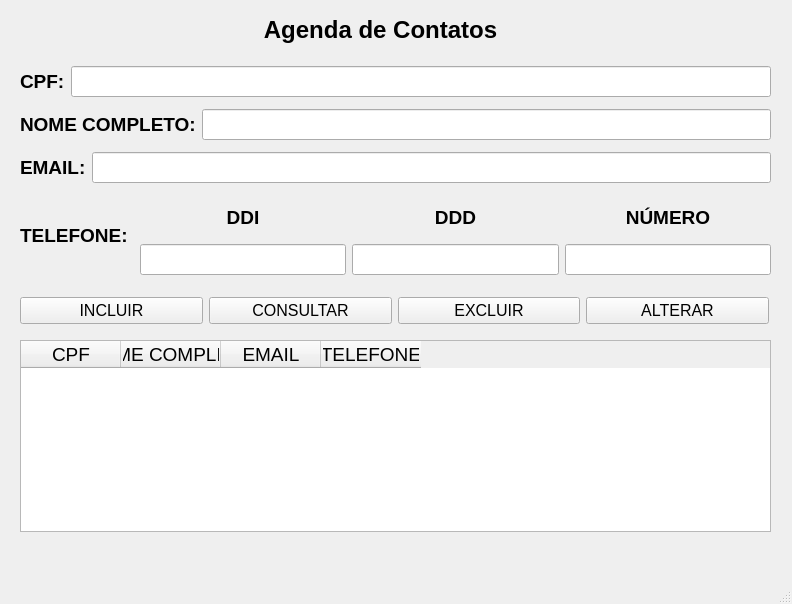
<?xml version="1.0" encoding="UTF-8"?>
<ui version="4.0">
 <class>MainWindow</class>
 <widget class="QMainWindow" name="MainWindow">
  <property name="geometry">
   <rect>
    <x>0</x>
    <y>0</y>
    <width>792</width>
    <height>604</height>
   </rect>
  </property>
  <property name="windowTitle">
   <string>MainWindow</string>
  </property>
  <widget class="QWidget" name="centralwidget">
   <widget class="QLabel" name="label">
    <property name="geometry">
     <rect>
      <x>230</x>
      <y>10</y>
      <width>301</width>
      <height>41</height>
     </rect>
    </property>
    <property name="text">
     <string>&lt;html&gt;&lt;head/&gt;&lt;body&gt;&lt;p align=&quot;center&quot;&gt;&lt;span style=&quot; font-size:18pt; font-weight:700;&quot;&gt;Agenda de Contatos&lt;/span&gt;&lt;/p&gt;&lt;/body&gt;&lt;/html&gt;</string>
    </property>
   </widget>
   <widget class="QTableWidget" name="tableWidgetSaida">
    <property name="geometry">
     <rect>
      <x>20</x>
      <y>340</y>
      <width>751</width>
      <height>192</height>
     </rect>
    </property>
    <column>
     <property name="text">
      <string>CPF</string>
     </property>
     <property name="font">
      <font>
       <pointsize>14</pointsize>
      </font>
     </property>
    </column>
    <column>
     <property name="text">
      <string>NOME COMPLETO</string>
     </property>
     <property name="font">
      <font>
       <pointsize>14</pointsize>
      </font>
     </property>
    </column>
    <column>
     <property name="text">
      <string>EMAIL</string>
     </property>
     <property name="font">
      <font>
       <pointsize>14</pointsize>
      </font>
     </property>
    </column>
    <column>
     <property name="text">
      <string>TELEFONE</string>
     </property>
     <property name="font">
      <font>
       <pointsize>14</pointsize>
      </font>
     </property>
    </column>
   </widget>
   <widget class="QWidget" name="">
    <property name="geometry">
     <rect>
      <x>20</x>
      <y>290</y>
      <width>749</width>
      <height>41</height>
     </rect>
    </property>
    <layout class="QHBoxLayout" name="horizontalLayout_5">
     <item>
      <widget class="QPushButton" name="pushButtonIncluir">
       <property name="font">
        <font>
         <pointsize>12</pointsize>
        </font>
       </property>
       <property name="text">
        <string>INCLUIR</string>
       </property>
      </widget>
     </item>
     <item>
      <widget class="QPushButton" name="pushButtonConsultar">
       <property name="font">
        <font>
         <pointsize>12</pointsize>
        </font>
       </property>
       <property name="text">
        <string>CONSULTAR</string>
       </property>
      </widget>
     </item>
     <item>
      <widget class="QPushButton" name="pushButtonExcluir">
       <property name="font">
        <font>
         <pointsize>12</pointsize>
        </font>
       </property>
       <property name="text">
        <string>EXCLUIR</string>
       </property>
      </widget>
     </item>
     <item>
      <widget class="QPushButton" name="pushButtonAlterar">
       <property name="font">
        <font>
         <pointsize>12</pointsize>
        </font>
       </property>
       <property name="text">
        <string>ALTERAR</string>
       </property>
      </widget>
     </item>
    </layout>
   </widget>
   <widget class="QLabel" name="label_6">
    <property name="geometry">
     <rect>
      <x>20</x>
      <y>210</y>
      <width>161</width>
      <height>51</height>
     </rect>
    </property>
    <property name="text">
     <string>&lt;html&gt;&lt;head/&gt;&lt;body&gt;&lt;p&gt;&lt;span style=&quot; font-size:14pt; font-weight:700;&quot;&gt;TELEFONE:&lt;/span&gt;&lt;/p&gt;&lt;/body&gt;&lt;/html&gt;</string>
    </property>
   </widget>
   <widget class="QWidget" name="">
    <property name="geometry">
     <rect>
      <x>20</x>
      <y>60</y>
      <width>751</width>
      <height>130</height>
     </rect>
    </property>
    <layout class="QVBoxLayout" name="verticalLayout">
     <item>
      <layout class="QHBoxLayout" name="horizontalLayout">
       <item>
        <widget class="QLabel" name="label_2">
         <property name="text">
          <string>&lt;html&gt;&lt;head/&gt;&lt;body&gt;&lt;p&gt;&lt;span style=&quot; font-size:14pt; font-weight:700;&quot;&gt;CPF:&lt;/span&gt;&lt;/p&gt;&lt;/body&gt;&lt;/html&gt;</string>
         </property>
        </widget>
       </item>
       <item>
        <widget class="QLineEdit" name="lineEditCpf">
         <property name="font">
          <font>
           <pointsize>14</pointsize>
          </font>
         </property>
        </widget>
       </item>
      </layout>
     </item>
     <item>
      <layout class="QHBoxLayout" name="horizontalLayout_2">
       <item>
        <widget class="QLabel" name="label_4">
         <property name="text">
          <string>&lt;html&gt;&lt;head/&gt;&lt;body&gt;&lt;p&gt;&lt;span style=&quot; font-size:14pt; font-weight:700;&quot;&gt;NOME COMPLETO:&lt;/span&gt;&lt;/p&gt;&lt;/body&gt;&lt;/html&gt;</string>
         </property>
        </widget>
       </item>
       <item>
        <widget class="QLineEdit" name="lineEditNomeCompleto">
         <property name="font">
          <font>
           <pointsize>14</pointsize>
          </font>
         </property>
        </widget>
       </item>
      </layout>
     </item>
     <item>
      <layout class="QHBoxLayout" name="horizontalLayout_3">
       <item>
        <widget class="QLabel" name="label_3">
         <property name="text">
          <string>&lt;html&gt;&lt;head/&gt;&lt;body&gt;&lt;p&gt;&lt;span style=&quot; font-size:14pt; font-weight:700;&quot;&gt;EMAIL:&lt;/span&gt;&lt;/p&gt;&lt;/body&gt;&lt;/html&gt;</string>
         </property>
        </widget>
       </item>
       <item>
        <widget class="QLineEdit" name="lineEditEmail">
         <property name="font">
          <font>
           <pointsize>14</pointsize>
          </font>
         </property>
        </widget>
       </item>
      </layout>
     </item>
    </layout>
   </widget>
   <widget class="QWidget" name="">
    <property name="geometry">
     <rect>
      <x>140</x>
      <y>197</y>
      <width>631</width>
      <height>78</height>
     </rect>
    </property>
    <layout class="QHBoxLayout" name="horizontalLayout_4">
     <item>
      <layout class="QVBoxLayout" name="verticalLayout_2">
       <item>
        <widget class="QLabel" name="label_7">
         <property name="text">
          <string>&lt;html&gt;&lt;head/&gt;&lt;body&gt;&lt;p align=&quot;center&quot;&gt;&lt;span style=&quot; font-size:14pt; font-weight:700;&quot;&gt;DDI&lt;/span&gt;&lt;/p&gt;&lt;/body&gt;&lt;/html&gt;</string>
         </property>
        </widget>
       </item>
       <item>
        <widget class="QLineEdit" name="lineEditDdi">
         <property name="font">
          <font>
           <pointsize>14</pointsize>
          </font>
         </property>
        </widget>
       </item>
      </layout>
     </item>
     <item>
      <layout class="QVBoxLayout" name="verticalLayout_3">
       <item>
        <widget class="QLabel" name="label_5">
         <property name="text">
          <string>&lt;html&gt;&lt;head/&gt;&lt;body&gt;&lt;p align=&quot;center&quot;&gt;&lt;span style=&quot; font-size:14pt; font-weight:700;&quot;&gt;DDD&lt;/span&gt;&lt;/p&gt;&lt;/body&gt;&lt;/html&gt;</string>
         </property>
        </widget>
       </item>
       <item>
        <widget class="QLineEdit" name="lineEditDdd">
         <property name="font">
          <font>
           <pointsize>14</pointsize>
          </font>
         </property>
        </widget>
       </item>
      </layout>
     </item>
     <item>
      <layout class="QVBoxLayout" name="verticalLayout_4">
       <item>
        <widget class="QLabel" name="label_8">
         <property name="text">
          <string>&lt;html&gt;&lt;head/&gt;&lt;body&gt;&lt;p align=&quot;center&quot;&gt;&lt;span style=&quot; font-size:14pt; font-weight:700;&quot;&gt;NÚMERO&lt;/span&gt;&lt;/p&gt;&lt;/body&gt;&lt;/html&gt;</string>
         </property>
        </widget>
       </item>
       <item>
        <widget class="QLineEdit" name="lineEditNumero">
         <property name="font">
          <font>
           <pointsize>14</pointsize>
          </font>
         </property>
        </widget>
       </item>
      </layout>
     </item>
    </layout>
   </widget>
  </widget>
  <widget class="QMenuBar" name="menubar">
   <property name="geometry">
    <rect>
     <x>0</x>
     <y>0</y>
     <width>792</width>
     <height>26</height>
    </rect>
   </property>
  </widget>
  <widget class="QStatusBar" name="statusbar"/>
 </widget>
 <resources/>
 <connections/>
</ui>
